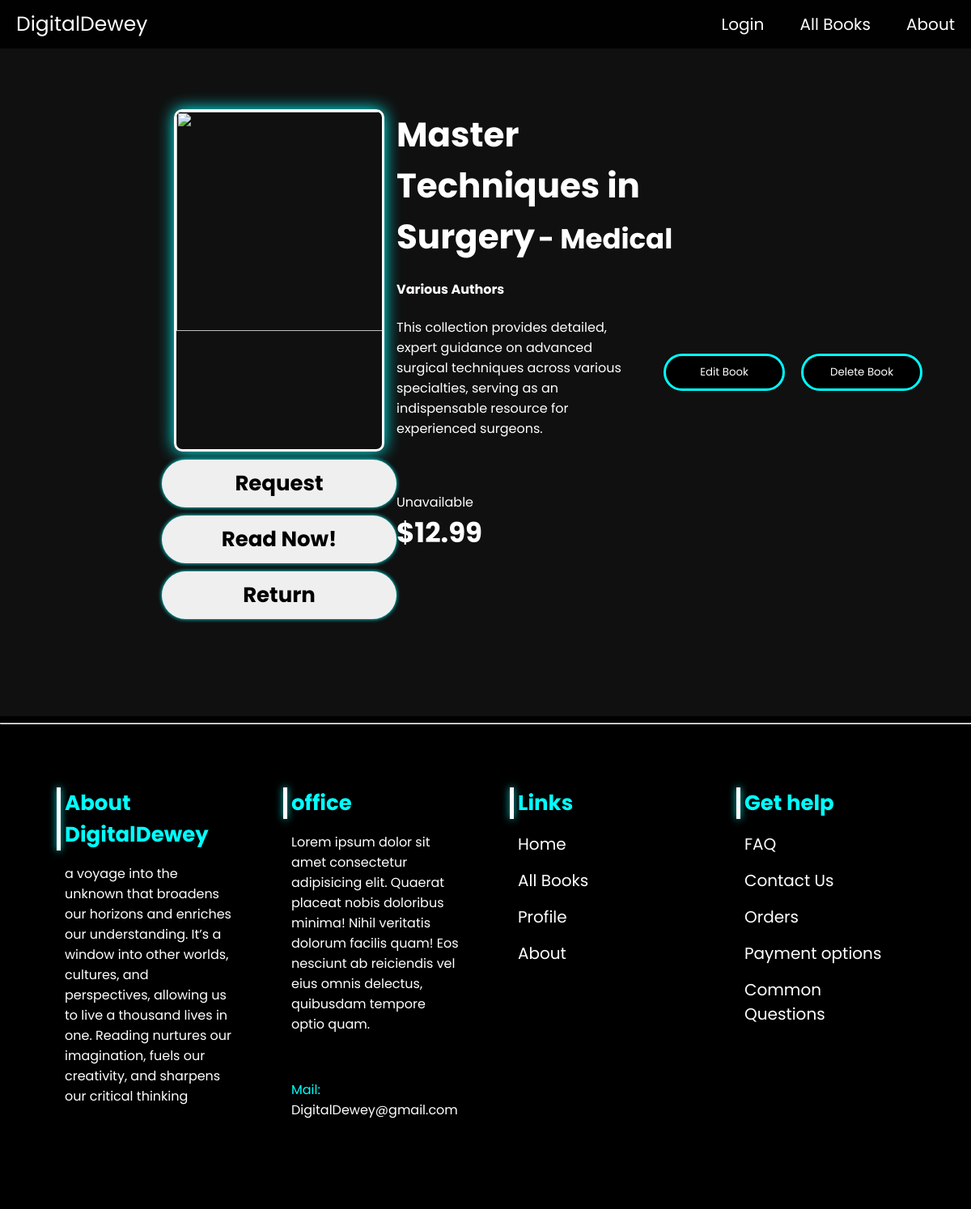
/Book_Details/461/, run on the app's committed database.
### Books/models.py (models this page shows, shortened)
class Book(models.Model):
    title = models.CharField(max_length=100)
    author = models.CharField(max_length=100)
    cover = models.ImageField(upload_to='covers/', default='/static/imgs/Books/(43).jpg')
    category = models.CharField(max_length=100, default='Category')
    price = models.TextField(max_length=10, default="0.00")
    available = models.CharField(default='Available', max_length=100,blank=True, null=True)
    description = models.TextField(blank=True, null=True)
    section = models.CharField(max_length=100, default='General',blank=True, null=True)

### page/views.py (the view)
# urls.py: path('Book_Details/<int:book_id>/', views.BD, name='Book_Details'),
def BD(request, book_id):
    book = Book.objects.get(id=book_id)
    myuser =  request.user
    return render(request, 'Books/Book-Details.html', {'book': book, 'user': myuser})

### templates/Books/Book-Details.html (shortened to what this page needs)
{% extends 'Assets-HTML/Footer.html' %}
{% block content %}
<!DOCTYPE html>
<html>
    <head>
        {% load static %}
        <link rel="stylesheet" href="{% static 'Styles/Bookdetails.css'%}">
        <script src="{% static 'Scripts/BD.js'%}" defer></script> defer></script>
    </head>
    <body>
        <div class="wrap">
            <div class="BookCover">
                <img src="" id="image">
                <button class="borrowButton" id="borrowButton">Borrow</button>
                <button class="readButton" id="readButton"></button>
                <button class="readButton" id="returnButton" type="button">Return</button>
            </div>
            <div class="text-box" id="text-container">
                <h2 id="name" style="display: inline;">{{ book.title }}</h2>
                <h3 id="category" style="display: inline;"> - {{ book.category }}</h3>
                <h4 id="author">{{ book.author }}</h4>
                <p id="description">{{ book.description }}</p>
                <br><br>
                <span id="availability">{{ book.available }}</span>
                <h3 id="price">{{ book.price }}</h3>
            </div>
            <div class="buttons">
                <button class="btn1" id="editButton" type="button">Edit Book</button>
                <button class="btn1" id="delButton" type="button">Delete Book</button>
            </div>
        </div>
    </body>
</html>
{% endblock %}

### project/static/Styles/Footer.css (style rules this page uses)
* { font-family: "Poppins"; box-sizing: border-box; }

### project/static/Styles/Bookdetails.css (style rules this page uses)
* { font-family: "Poppins"; box-sizing: border-box; }
body { background-color: #181818; justify-content: center; align-items: center; margin: 0; }
body::after { content: ""; background: rgba(0, 0, 0, 0.3); backdrop-filter: blur(10px); position: fixed; top: 0; left: 0; width: 100%; height: 100%; z-index: -1; }
.BookCover { height: 100%; width: 290px; }
.text-box { height: 100%; width: calc(100% - 290px); color: #fff; }
.text-box p { font-size: 16px; max-width: 300px; }
.text-box h2 { margin: 0 auto; position: relative; top: 0; font-size: 42px; }
.text-box h3 { font-size: 34px; margin: 0 auto; }
.btn1 { position: relative; display: flex; justify-content: center; width: 150px; border: 3px solid aqua; padding: 10px; border-radius: 50px; transition: 0.3s; font-family: "Poppins"; background-color: black; color: #fff; cursor: pointer; }
.BookCover .borrowButton { position: relative; margin-top: 10px; width: 100%; border: none; border-radius: 30px; box-shadow: 0 0 5px aqua; padding: 10px; font-size: 26px; font-weight: 700; transition: 0.3s; cursor: pointer; }
.readButton { position: relative; margin-top: 10px; width: 100%; border: none; border-radius: 30px; box-shadow: 0 0 5px aqua; padding: 10px; font-size: 26px; font-weight: 700; transition: 0.3s; cursor: pointer; }

### data on the page
Book: title "Master Techniques in Surgery", category "Medical", author "Various Authors", description "This collection provides detailed, expert guidance on advanced surgical techniques across various specialties, serving as an indispensable resource for experienced surgeons.", available "Unavailable", price "$12.99"
